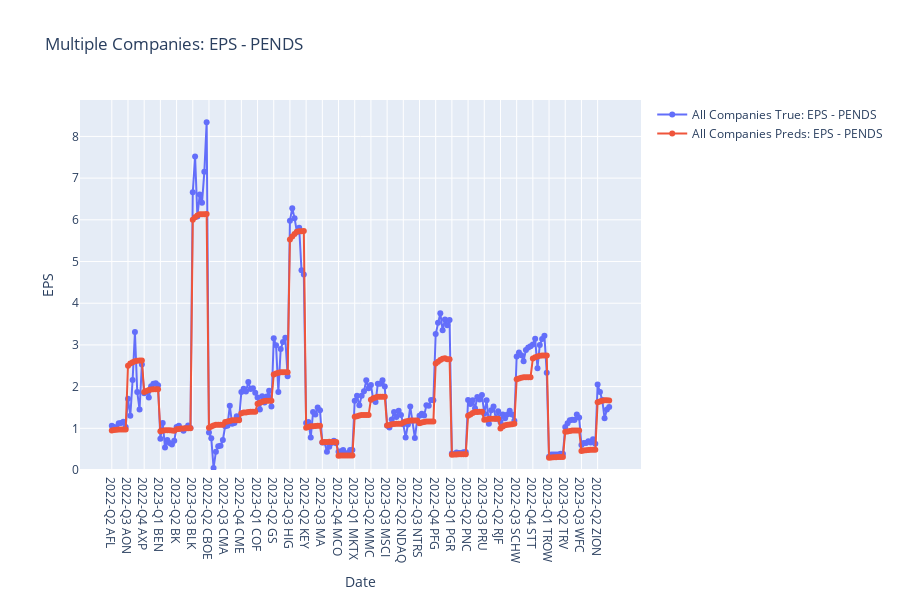

Notebook source saved alongside this figure:
### Code cell
# trace_true = go.Scatter(x=x_indices, y=y_true_inverse, mode="lines+markers", name=f"All Stocks True: EPS - PENDS")
# trace_preds = go.Scatter(x=x_indices, y=preds_inverse, mode="lines+markers", name=f"All Stocks Preds: EPS - PENDS")


stock_symbol = "Multiple Companies"

# Initialize the figure with layout
layout = go.Layout(
    title=f"{stock_symbol}: EPS - PENDS",
    xaxis=dict(title='Date'),
    yaxis=dict(title='EPS', side='left', rangemode='tozero'),
    height=600,
)
fig = go.Figure(layout=layout)

# Variables to keep track of the extended x-axis and y-axis data
extended_x_indices = []
all_true_y = []
all_preds_y = []

# Adjust x_indices and concatenate y data for each company
for i, company in enumerate(company_list):
    # Extend x_indices with company identifier to differentiate time points between companies
    extended_x_indices += [f"{x} {company}" for x in x_indices[i]]
    all_true_y += list(comp_true_inverse[i].flatten())
    all_preds_y += list(comp_preds_inverse[i].flatten())

# Add traces for the concatenated true and predicted EPS values
trace_true = go.Scatter(x=extended_x_indices, y=all_true_y, mode="lines+markers", name="All Companies True: EPS - PENDS")
trace_preds = go.Scatter(x=extended_x_indices, y=all_preds_y, mode="lines+markers", name="All Companies Preds: EPS - PENDS")

# Add traces to the figure
fig.add_trace(trace_true)
fig.add_trace(trace_preds)

# Show the figure
fig.show()

### Figure 1 — Plotly figure (JSON) as saved in the notebook; plotly's stock layout.template omitted (floating-point values rounded to 4 significant figures; data arrays with more than 128 entries replaced by an {"elided": "..."} marker saying what was removed)
{"data": [{"mode": "lines+markers", "name": "All Companies True: EPS - PENDS", "type": "scatter", "x": {"elided": "216 str values"}, "y": {"elided": "252 float values"}}, {"mode": "lines+markers", "name": "All Companies Preds: EPS - PENDS", "type": "scatter", "x": {"elided": "216 str values"}, "y": {"elided": "252 float values"}}], "layout": {"height": 600, "title": {"text": "Multiple Companies: EPS - PENDS"}, "xaxis": {"title": {"text": "Date"}}, "yaxis": {"rangemode": "tozero", "side": "left", "title": {"text": "EPS"}}}}
